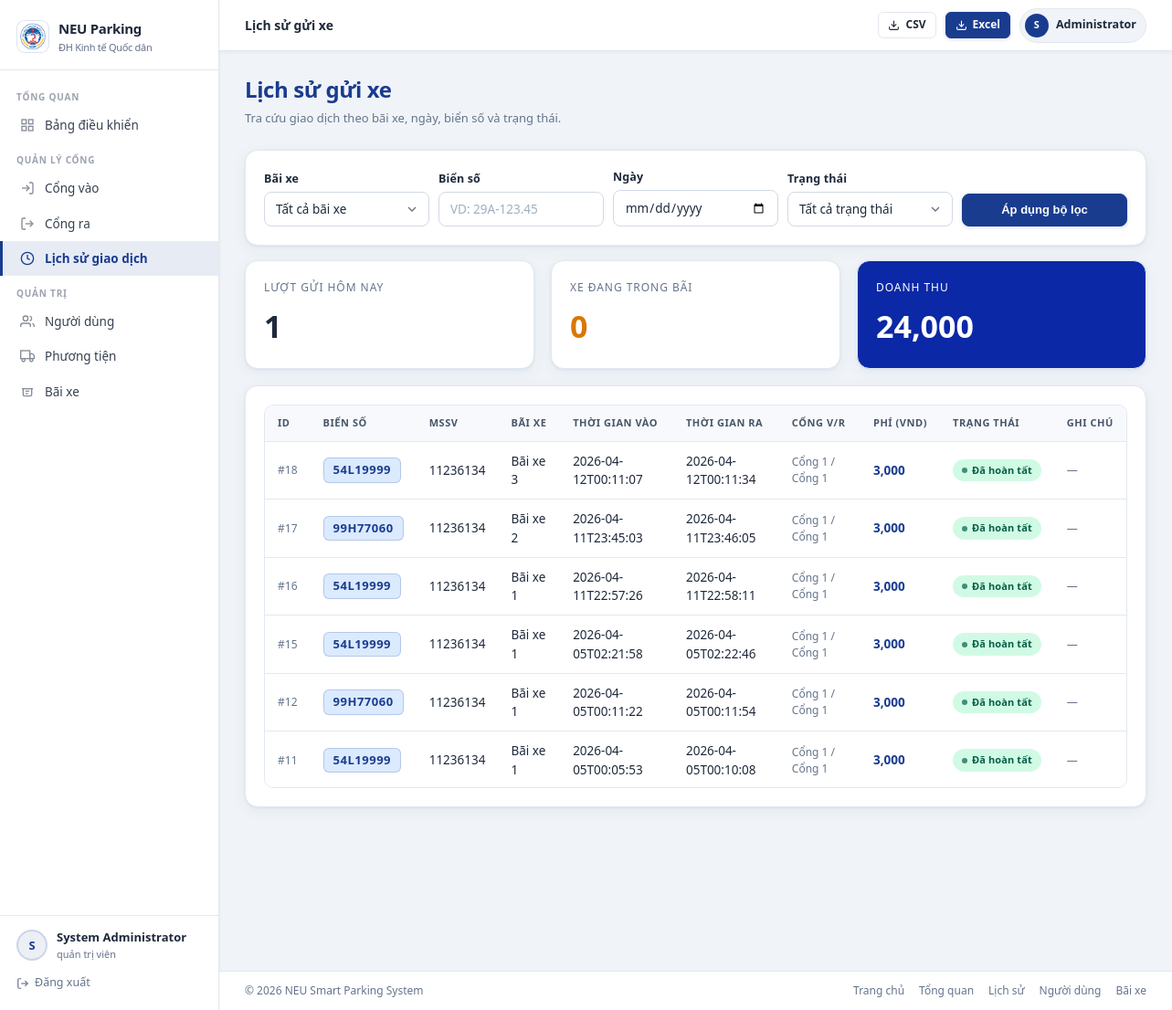
Screenshot of /history (signed in) with the database file from the repository.
### tables this page shows
CREATE TABLE users (
            id INTEGER PRIMARY KEY AUTOINCREMENT,
            username TEXT UNIQUE NOT NULL,
            password_hash TEXT NOT NULL,
            full_name TEXT NOT NULL,
            role TEXT NOT NULL DEFAULT 'student' CHECK (role IN ('admin', 'student', 'guard')),
            student_code TEXT UNIQUE,
            email TEXT UNIQUE,
            phone TEXT,
            is_active INTEGER NOT NULL DEFAULT 1,
            created_at TEXT DEFAULT CURRENT_TIMESTAMP
        );

CREATE TABLE parking_log (
            id INTEGER PRIMARY KEY AUTOINCREMENT,
            plate TEXT NOT NULL,
            student_code TEXT NOT NULL,
            time_in TEXT NOT NULL,
            time_out TEXT,
            gate_in TEXT,
            gate_out TEXT,
            fee INTEGER NOT NULL DEFAULT 0,
            status TEXT NOT NULL DEFAULT 'IN_PARKING',
            note TEXT,
            created_at TEXT DEFAULT CURRENT_TIMESTAMP
        , parking_area_id INTEGER);

### app.py (the view)
@app.route("/history")
@roles_required("guard", "admin")
def history():
    plate = (request.args.get("plate") or "").strip()
    status = (request.args.get("status") or "").strip()
    date = (request.args.get("date") or "").strip()
    parking_areas = list_parking_areas(include_inactive=True)
    selected_area = _find_parking_area(request.args.get("parking_area_id"), parking_areas)
    scoped_area_id = int(selected_area["id"]) if selected_area else None
    summary_sql = " AND parking_area_id = :parking_area_id" if scoped_area_id else ""
    summary_params = {"parking_area_id": scoped_area_id} if scoped_area_id else {}
    context = {
        "history": list_history_records(plate=plate, status=status, date=date, parking_area_id=scoped_area_id),
        "total_revenue": int(
            _fetch_scalar(
                f"SELECT COALESCE(SUM(fee),0) FROM parking_log WHERE time_out IS NOT NULL{summary_sql}",
                summary_params,
            )
        ),
        "today_count": int(
            _fetch_scalar(
                f"SELECT COUNT(*) FROM parking_log WHERE date(time_in)=date('now','localtime'){summary_sql}",
                summary_params,
            )
        ),
        "occupancy": int(
            _fetch_scalar(
                f"SELECT COUNT(*) FROM parking_log WHERE time_out IS NULL{summary_sql}",
                summary_params,
            )
        ),
        "parking_areas": parking_areas,
        "parking_area_filter": str(scoped_area_id) if scoped_area_id else "",
        "plate_filter": plate,
        "status_filter": status,
        "date_filter": date,
    }
    return render_template("history.html", **context)

### templates/history.html (shortened to what this page needs)
{% extends 'base.html' %}
{% block topbar_title %}Lịch sử gửi xe{% endblock %}
{% block extra_css %}
<link rel="stylesheet" href="{{ url_for('static', filename='css/parking.css') }}">
{% endblock %}
{% block topbar_actions %}
<a class="btn btn-secondary btn-small" href="{{ url_for('export_csv', plate=plate_filter, status=status_filter, date=date_filter, parking_area_id=parking_area_filter) }}">
    <svg width="13" height="13" viewBox="0 0 24 24" fill="none" stroke="currentColor" stroke-width="2"><path d="M21 15v4a2 2 0 0 1-2 2H5a2 2 0 0 1-2-2v-4"/><polyline points="7 10 12 15 17 10"/><line x1="12" y1="15" x2="12" y2="3"/></svg>
    CSV
</a>
<a class="btn btn-primary btn-small" href="{{ url_for('export_excel', plate=plate_filter, status=status_filter, date=date_filter, parking_area_id=parking_area_filter) }}">
    <svg width="13" height="13" viewBox="0 0 24 24" fill="none" stroke="currentColor" stroke-width="2"><path d="M21 15v4a2 2 0 0 1-2 2H5a2 2 0 0 1-2-2v-4"/><polyline points="7 10 12 15 17 10"/><line x1="12" y1="15" x2="12" y2="3"/></svg>
    Excel
</a>
{% endblock %}
{% block content %}
<div class="page-header">
    <div>
        <h1 class="page-title">Lịch sử gửi xe</h1>
        <p class="page-subtitle">Tra cứu giao dịch theo bãi xe, ngày, biển số và trạng thái.</p>
    </div>
</div>
<article class="section-card" style="margin-bottom:16px;">
    <form method="get" action="{{ url_for('history') }}" class="filter-bar">
        <div class="form-group">
            <label for="parking_area_id">Bãi xe</label>
            <select id="parking_area_id" name="parking_area_id">
                <option value="">Tất cả bãi xe</option>
            </select>
        </div>
        <div class="form-group">
            <label for="plate">Biển số</label>
            <input id="plate" type="text" name="plate" value="{{ plate_filter }}" placeholder="VD: 29A-123.45">
        </div>
        <div class="form-group">
            <label for="date">Ngày</label>
            <input id="date" type="date" name="date" value="{{ date_filter }}">
        </div>
        <div class="form-group">
            <label for="status">Trạng thái</label>
            <select id="status" name="status">
                <option value="">Tất cả trạng thái</option>
            </select>
        </div>
        <div style="display:flex;align-items:end;">
            <button class="btn btn-primary" type="submit" style="width:100%;">Áp dụng bộ lọc</button>
        </div>
    </form>
</article>
<div class="grid grid-3" style="margin-bottom:18px;">
    <article class="section-card">
        <p class="muted" style="font-size:12px;text-transform:uppercase;letter-spacing:.08em;">Lượt gửi hôm nay</p>
        <p style="font-size:34px;font-weight:800;margin:8px 0 0;">{{ today_count }}</p>
    </article>
    <article class="section-card">
        <p class="muted" style="font-size:12px;text-transform:uppercase;letter-spacing:.08em;">Xe đang trong bãi</p>
        <p style="font-size:34px;font-weight:800;margin:8px 0 0;color:var(--warning);">{{ occupancy }}</p>
    </article>
    <article class="section-card" style="background-color: rgb(11, 40, 166);">
        <p class="muted" style="font-size:12px;text-transform:uppercase;letter-spacing:.08em; color: white;">Doanh thu</p>
        <p style="font-size:34px;font-weight:800;margin:8px 0 0;color: white;">{{ "{:,.0f}".format(total_revenue) }}</p>
    </article>
</div>
<article class="section-card">
    <div class="table-wrapper" style="max-height:420px;overflow-y:auto;">
        <table>
            <thead>
                <tr>
                    <th>ID</th>
                    <th>Biển số</th>
                    <th>MSSV</th>
                    <th>Bãi xe</th>
                    <th>Thời gian vào</th>
                    <th>Thời gian ra</th>
                    <th>Cổng V/R</th>
                    <th>Phí (VND)</th>
                    <th>Trạng thái</th>
                    <th>Ghi chú</th>
                </tr>
            </thead>
            <tbody>
                {% for item in history %}
                <tr>
                    <td style="color:var(--text-secondary);font-size:12px;">#{{ item.id }}</td>
                    <td><span class="plate-badge">{{ item.plate }}</span></td>
                    <td>{{ item.student_code }}</td>
                    <td>{{ item.parking_area_name or '—' }}</td>
                    <td>{{ item.time_in or '—' }}</td>
                    <td>{{ item.time_out or '—' }}</td>
                    <td style="font-size:12px;color:var(--text-secondary);">{{ item.gate_in or '—' }} / {{ item.gate_out or '—' }}</td>
                    <td style="font-weight:700;color:var(--primary);">{{ "{:,.0f}".format(item.fee or 0) }}</td>
                    <td>
                        <span class="badge {% if item.status == 'IN_PARKING' %}badge-warning{% else %}badge-success{% endif %}">
                            {{ translate_status(item.status) }}
                        </span>
                    </td>
                    <td style="color:var(--text-secondary);font-size:12px;">{{ item.note or '—' }}</td>
                </tr>
                {% else %}
                <tr>
                    <td colspan="10" class="muted" style="text-align:center;padding:28px;">Không có bản ghi phù hợp.</td>
                </tr>
                {% endfor %}
            </tbody>
        </table>
    </div>
</article>
{% endblock %}

### templates/base.html (shortened to what this page needs)
<!DOCTYPE html>
<html lang="vi">
<head>
    <link rel="stylesheet" href="{{ url_for('static', filename='css/base.css') }}">
    <link rel="stylesheet" href="{{ url_for('static', filename='css/layout.css') }}">
    <link rel="stylesheet" href="{{ url_for('static', filename='css/components.css') }}">
    <link rel="stylesheet" href="{{ url_for('static', filename='css/forms.css') }}">
    <link rel="stylesheet" href="{{ url_for('static', filename='css/tables.css') }}">
    {% block extra_css %}{% endblock %}
</head>
<body>
{% if current_user %}
<div class="app-shell">
    <aside class="sidebar" id="sidebar">
        <div class="sidebar-brand">
            <a class="sidebar-brand-logo" href="{{ url_for('index') }}">
                <div class="sidebar-brand-icon">
                    <img src="{{ url_for('static', filename='images/logo-neu.png') }}" alt="NEU logo">
                </div>
                <div>
                    <div>NEU Parking</div>
                    <div class="sidebar-brand-subtitle">ĐH Kinh tế Quốc dân</div>
                </div>
            </a>
        </div>
        <nav class="sidebar-nav">
            {% if current_user.role in ['admin', 'guard'] %}
            <div class="sidebar-section">
                <div class="sidebar-section-label">Tổng quan</div>
                <a class="sidebar-link {% if request.endpoint == 'dashboard' %}active{% endif %}"
                   href="{{ url_for('dashboard') }}">
                    <span class="sidebar-link-icon">
                        <svg width="16" height="16" viewBox="0 0 24 24" fill="none" stroke="currentColor" stroke-width="2"><rect x="3" y="3" width="7" height="7"/><rect x="14" y="3" width="7" height="7"/><rect x="14" y="14" width="7" height="7"/><rect x="3" y="14" width="7" height="7"/></svg>
                    </span>
                    Bảng điều khiển
                </a>
            </div>
            <div class="sidebar-section">
                <div class="sidebar-section-label">Quản lý cổng</div>
                <a class="sidebar-link {% if request.endpoint == 'gate_in' %}active{% endif %}"
                   href="{{ url_for('gate_in') }}">
                    <span class="sidebar-link-icon">
                        <svg width="16" height="16" viewBox="0 0 24 24" fill="none" stroke="currentColor" stroke-width="2"><path d="M15 3h4a2 2 0 012 2v14a2 2 0 01-2 2h-4"/><polyline points="10 17 15 12 10 7"/><line x1="15" y1="12" x2="3" y2="12"/></svg>
                    </span>
                    Cổng vào
                </a>
                <a class="sidebar-link {% if request.endpoint == 'gate_out' %}active{% endif %}"
                   href="{{ url_for('gate_out') }}">
                    <span class="sidebar-link-icon">
                        <svg width="16" height="16" viewBox="0 0 24 24" fill="none" stroke="currentColor" stroke-width="2"><path d="M9 21H5a2 2 0 01-2-2V5a2 2 0 012-2h4"/><polyline points="16 17 21 12 16 7"/><line x1="21" y1="12" x2="9" y2="12"/></svg>
                    </span>
                    Cổng ra
                </a>
                <a class="sidebar-link {% if request.endpoint == 'history' %}active{% endif %}"
                   href="{{ url_for('history') }}">
                    <span class="sidebar-link-icon">
                        <svg width="16" height="16" viewBox="0 0 24 24" fill="none" stroke="currentColor" stroke-width="2"><circle cx="12" cy="12" r="10"/><polyline points="12 6 12 12 16 14"/></svg>
                    </span>
                    Lịch sử giao dịch
                </a>
            </div>
            {% if current_user.role == 'admin' %}
            <div class="sidebar-section">
                <div class="sidebar-section-label">Quản trị</div>
                <a class="sidebar-link {% if request.endpoint == 'user_management' %}active{% endif %}"
                   href="{{ url_for('user_management') }}">
                    <span class="sidebar-link-icon">
                        <svg width="16" height="16" viewBox="0 0 24 24" fill="none" stroke="currentColor" stroke-width="2"><path d="M17 21v-2a4 4 0 00-4-4H5a4 4 0 00-4 4v2"/><circle cx="9" cy="7" r="4"/><path d="M23 21v-2a4 4 0 00-3-3.87"/><path d="M16 3.13a4 4 0 010 7.75"/></svg>
                    </span>
                    Người dùng
                </a>
                <a class="sidebar-link {% if request.endpoint == 'vehicles' %}active{% endif %}"
                   href="{{ url_for('vehicles') }}">
                    <span class="sidebar-link-icon">
                        <svg width="16" height="16" viewBox="0 0 24 24" fill="none" stroke="currentColor" stroke-width="2"><rect x="1" y="3" width="15" height="13"/><polygon points="16 8 20 8 23 11 23 16 16 16 16 8"/><circle cx="5.5" cy="18.5" r="2.5"/><circle cx="18.5" cy="18.5" r="2.5"/></svg>
                    </span>
                    Phương tiện
                </a>
                <a class="sidebar-link {% if request.endpoint in ['parking_areas_admin', 'parking_area_detail'] %}active{% endif %}"
                   href="{{ url_for('parking_areas_admin') }}">
                    <span class="sidebar-link-icon">
                        <svg width="16" height="16" viewBox="0 0 24 24" fill="none" stroke="currentColor" stroke-width="2"><path d="M3 7h18"/><path d="M5 7v10a2 2 0 0 0 2 2h10a2 2 0 0 0 2-2V7"/><path d="M9 11h6"/><path d="M9 15h4"/></svg>
                    </span>
                    Bãi xe
                </a>
            </div>
            {% endif %}
            {% endif %}
        </nav>
        <div class="sidebar-footer">
            <div class="sidebar-user">
                <div class="sidebar-avatar">{{ current_user.full_name[0] | upper if current_user.full_name else 'U' }}</div>
                <div class="sidebar-user-info">
                    <div class="sidebar-user-name">{{ current_user.full_name }}</div>
                    <div class="sidebar-user-role">{{ translate_role(current_user.role) }}</div>
                </div>
            </div>
            <a class="sidebar-logout" href="{{ url_for('logout') }}">
                <svg width="14" height="14" viewBox="0 0 24 24" fill="none" stroke="currentColor" stroke-width="2"><path d="M9 21H5a2 2 0 01-2-2V5a2 2 0 012-2h4"/><polyline points="16 17 21 12 16 7"/><line x1="21" y1="12" x2="9" y2="12"/></svg>
                Đăng xuất
            </a>
        </div>
    </aside>
    <div class="main-area">
        <header class="topbar">
            <div class="topbar-left">
                <span class="topbar-title">{% block topbar_title %}NEU Smart Parking{% endblock %}</span>
            </div>
            <div class="topbar-right">
                {% block topbar_actions %}{% endblock %}
                <a class="topbar-user" href="{% if current_user.role in ['admin','guard'] %}{{ url_for('dashboard') }}{% else %}{{ url_for('self_dashboard') }}{% endif %}">
                    <div class="topbar-avatar">{{ current_user.full_name[0] | upper if current_user.full_name else 'U' }}</div>
                    {{ current_user.full_name.split(' ')[-1] }}
                </a>
            </div>
        </header>
        <main class="page-content">
            {% block content %}{% endblock %}
        </main>
        <footer class="app-footer">
            <span>&copy; {{ current_year }} NEU Smart Parking System</span>
            <div class="app-footer-links">
                <a href="{{ url_for('index') }}">Trang chủ</a>
                {% if current_user.role in ['admin', 'guard'] %}
                    <a href="{{ url_for('dashboard') }}">Tổng quan</a>
                    <a href="{{ url_for('history') }}">Lịch sử</a>
                {% if current_user.role == 'admin' %}
                    <a href="{{ url_for('user_management') }}">Người dùng</a>
                    <a href="{{ url_for('parking_areas_admin') }}">Bãi xe</a>
                    {% endif %}
                {% else %}
                    <a href="{{ url_for('self_dashboard') }}">Trang cá nhân</a>
                    <a href="{{ url_for('student_qr') }}">Mã QR</a>
                    <a href="{{ url_for('self_history') }}">Lịch sử</a>
                {% endif %}
            </div>
        </footer>
    </div>
</div>
{% endif %}
</body>
</html>

### rows the page displays
users: full_name "S", full_name "System Administrator", full_name "Administrator"
parking_log: id "18", plate "54L19999", student_code "11236134", parking_area_name "Bãi xe 3", time_in "2026-04-12T00:11:07", time_out "2026-04-12T00:11:34", gate_in "Cổng 1", gate_out "Cổng 1", fee "3,000", note "—"
parking_log: id "17", plate "99H77060", student_code "11236134", parking_area_name "Bãi xe 2", time_in "2026-04-11T23:45:03", time_out "2026-04-11T23:46:05", gate_in "Cổng 1", gate_out "Cổng 1", fee "3,000", note "—"
parking_log: id "16", plate "54L19999", student_code "11236134", parking_area_name "Bãi xe 1", time_in "2026-04-11T22:57:26", time_out "2026-04-11T22:58:11", gate_in "Cổng 1", gate_out "Cổng 1", fee "3,000", note "—"
parking_log: id "15", plate "54L19999", student_code "11236134", parking_area_name "Bãi xe 1", time_in "2026-04-05T02:21:58", time_out "2026-04-05T02:22:46", gate_in "Cổng 1", gate_out "Cổng 1", fee "3,000", note "—"
parking_log: id "12", plate "99H77060", student_code "11236134", parking_area_name "Bãi xe 1", time_in "2026-04-05T00:11:22", time_out "2026-04-05T00:11:54", gate_in "Cổng 1", gate_out "Cổng 1", fee "3,000", note "—"
parking_log: id "11", plate "54L19999", student_code "11236134", parking_area_name "Bãi xe 1", time_in "2026-04-05T00:05:53", time_out "2026-04-05T00:10:08", gate_in "Cổng 1", gate_out "Cổng 1", fee "3,000", note "—"

### other values shown
{{ today_count }} "1"
{{ occupancy }} "0"
{{ "{:,.0f}".format(total_revenue) }} "24,000"
